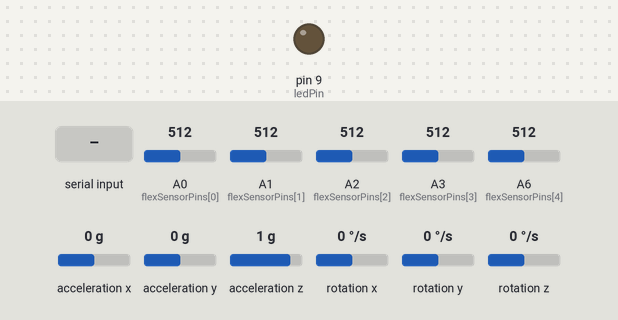
A sketch run on a simulated Arduino Nano, built with avr-gcc and run on an emulated ATmega328P. Shown: output pins drawn as LEDs (lit = HIGH). Inputs (shaded band) come from the test bench; at power-on: A0 (flexSensorPins[0]) = 512, A1 (flexSensorPins[1]) = 512, A2 (flexSensorPins[2]) = 512, A3 (flexSensorPins[3]) = 512, A6 (flexSensorPins[4]) = 512, acceleration x 0 g, acceleration y 0 g, acceleration z 1 g, rotation x 0 °/s, rotation y 0 °/s, rotation z 0 °/s.

Above: at 1.2 s.
1.3 s: "1" received over the second serial link
At 1.8 s:
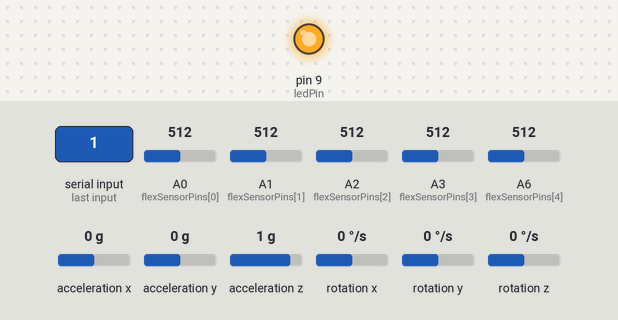
2.8 s: "0" received over the second serial link
At 4.2 s:
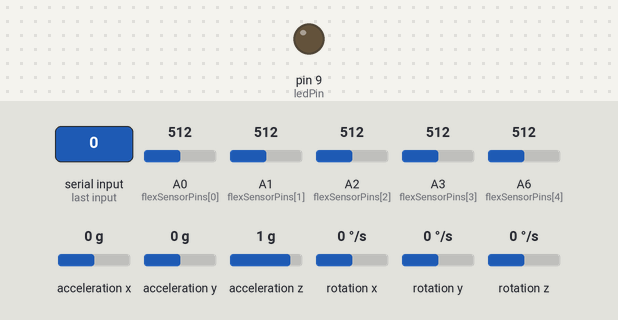
Timing chart, 0 to 5.8 s (numbered marks = the images above; inputs shaded):
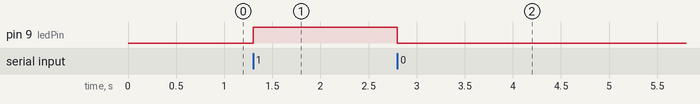

The sketch:

sketch_may5a.ino
```cpp
#include <SoftwareSerial.h>
#include <MPU6050.h>

SoftwareSerial BTSerial(10,11); // RX | TX
MPU6050 mpu;
int ledPin = 9;
char receivedChar;
const int flexSensorPins[] = {A0, A1, A2, A3,A6}; // Flex传感器引脚

void setup() {
  pinMode(ledPin, OUTPUT);
  Serial.begin(9600);
  BTSerial.begin(9600);
}

void loop() {
  if (BTSerial.available()) {
    receivedChar = BTSerial.read();

    if (receivedChar == '1') {
      digitalWrite(ledPin, HIGH);
      BTSerial.println("LED 点亮");
    } else if (receivedChar == '0') {
      digitalWrite(ledPin, LOW);
      BTSerial.println("LED 熄灭");
    }
  // 加速度计和陀螺仪数据
  mpu.setFullScaleAccelRange(MPU6050_ACCEL_FS_8);
  mpu.setFullScaleGyroRange(MPU6050_GYRO_FS_250);
  int16_t ax, ay, az;
  int16_t gx, gy, gz;
  mpu.getMotion6(&ax, &ay, &az, &gx, &gy, &gz);
  String data = String(ax) + String(ay) + String(az) + String(gx) + String(gy) + String(gz);
  BTSerial.print(data);

  // 弯曲传感器数据
  int A0_raw, A1_raw, A2_raw, A3_raw, A6_raw;
  A0_raw = analogRead(flexSensorPins[0]);
  A1_raw = analogRead(flexSensorPins[1]);
  A2_raw = analogRead(flexSensorPins[2]);
  A3_raw = analogRead(flexSensorPins[3]);
  A6_raw = analogRead(flexSensorPins[4]);

  data = String(A0_raw) + String(A1_raw) + String(A2_raw) + String(A3_raw) + String(A6_raw);
  BTSerial.print(data);

  //
  delay(1000);

  }
}
```

Measured:
- after the input at 1.3 s, pin 9 (ledPin): LOW → HIGH at once
- after the input at 2.8 s, pin 9 (ledPin): HIGH → LOW at once
